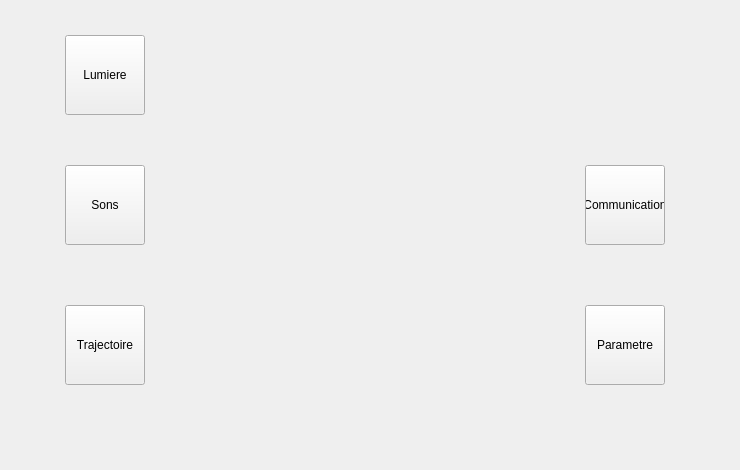
<?xml version="1.0" encoding="UTF-8"?>
<ui version="4.0">
 <class>widget_ui</class>
 <widget class="QWidget" name="widget_ui">
  <property name="geometry">
   <rect>
    <x>0</x>
    <y>0</y>
    <width>740</width>
    <height>470</height>
   </rect>
  </property>
  <property name="minimumSize">
   <size>
    <width>740</width>
    <height>470</height>
   </size>
  </property>
  <property name="maximumSize">
   <size>
    <width>740</width>
    <height>470</height>
   </size>
  </property>
  <property name="baseSize">
   <size>
    <width>740</width>
    <height>470</height>
   </size>
  </property>
  <property name="autoFillBackground">
   <bool>false</bool>
  </property>
  <property name="styleSheet">
   <string notr="true">#widget_ui {
	background-image: url(:/Background/ecran kimeo.png);
}</string>
  </property>
  <layout class="QGridLayout" name="central_layout">
   <property name="sizeConstraint">
    <enum>QLayout::SetDefaultConstraint</enum>
   </property>
   <property name="margin">
    <number>5</number>
   </property>
   <property name="spacing">
    <number>15</number>
   </property>
   <item row="1" column="0">
    <widget class="QWidget" name="widget" native="true">
     <property name="minimumSize">
      <size>
       <width>500</width>
       <height>420</height>
      </size>
     </property>
     <property name="contextMenuPolicy">
      <enum>Qt::DefaultContextMenu</enum>
     </property>
     <widget class="QStackedWidget" name="PageSelector">
      <property name="geometry">
       <rect>
        <x>0</x>
        <y>0</y>
        <width>730</width>
        <height>420</height>
       </rect>
      </property>
      <property name="styleSheet">
       <string notr="true">#pushButton_4{
	color: rgb(0, 0, 0);
}</string>
      </property>
      <property name="currentIndex">
       <number>0</number>
      </property>
      <widget class="QWidget" name="FaceMenu">
       <widget class="QPushButton" name="Light_button">
        <property name="geometry">
         <rect>
          <x>60</x>
          <y>30</y>
          <width>80</width>
          <height>80</height>
         </rect>
        </property>
        <property name="text">
         <string>Lumiere</string>
        </property>
       </widget>
       <widget class="QPushButton" name="Sound_button">
        <property name="geometry">
         <rect>
          <x>60</x>
          <y>160</y>
          <width>80</width>
          <height>80</height>
         </rect>
        </property>
        <property name="text">
         <string>Sons</string>
        </property>
       </widget>
       <widget class="QPushButton" name="Trajectory_button">
        <property name="geometry">
         <rect>
          <x>60</x>
          <y>300</y>
          <width>80</width>
          <height>80</height>
         </rect>
        </property>
        <property name="text">
         <string>Trajectoire</string>
        </property>
       </widget>
       <widget class="QPushButton" name="Com_button">
        <property name="geometry">
         <rect>
          <x>580</x>
          <y>160</y>
          <width>80</width>
          <height>80</height>
         </rect>
        </property>
        <property name="text">
         <string>Communication</string>
        </property>
       </widget>
       <widget class="QPushButton" name="Parameter_Button">
        <property name="geometry">
         <rect>
          <x>580</x>
          <y>300</y>
          <width>80</width>
          <height>80</height>
         </rect>
        </property>
        <property name="text">
         <string>Parametre</string>
        </property>
       </widget>
       <widget class="QPushButton" name="CustomFace_button">
        <property name="geometry">
         <rect>
          <x>580</x>
          <y>30</y>
          <width>80</width>
          <height>80</height>
         </rect>
        </property>
        <property name="focusPolicy">
         <enum>Qt::NoFocus</enum>
        </property>
        <property name="contextMenuPolicy">
         <enum>Qt::DefaultContextMenu</enum>
        </property>
        <property name="styleSheet">
         <string notr="true">#pushButton_4
{
	color: rgb(0, 0, 0);
}</string>
        </property>
        <property name="text">
         <string/>
        </property>
        <property name="icon">
         <iconset resource="ressources/resource.qrc">
          <normaloff>:/ImageIcon/Parameter_Icon.png</normaloff>:/ImageIcon/Parameter_Icon.png</iconset>
        </property>
        <property name="iconSize">
         <size>
          <width>50</width>
          <height>50</height>
         </size>
        </property>
        <property name="flat">
         <bool>true</bool>
        </property>
       </widget>
       <widget class="QWidget" name="FaceDisplayer" native="true">
        <property name="geometry">
         <rect>
          <x>40</x>
          <y>10</y>
          <width>650</width>
          <height>400</height>
         </rect>
        </property>
       </widget>
       <zorder>FaceDisplayer</zorder>
       <zorder>Sound_button</zorder>
       <zorder>CustomFace_button</zorder>
       <zorder>Parameter_Button</zorder>
       <zorder>Com_button</zorder>
       <zorder>Light_button</zorder>
       <zorder>Trajectory_button</zorder>
      </widget>
      <widget class="QWidget" name="CustomFaceMenu">
       <widget class="QPushButton" name="return_button">
        <property name="geometry">
         <rect>
          <x>20</x>
          <y>20</y>
          <width>80</width>
          <height>80</height>
         </rect>
        </property>
        <property name="text">
         <string>Return</string>
        </property>
       </widget>
       <widget class="QLabel" name="Text_Eye">
        <property name="geometry">
         <rect>
          <x>130</x>
          <y>10</y>
          <width>180</width>
          <height>60</height>
         </rect>
        </property>
        <property name="text">
         <string>Eyes Selector</string>
        </property>
       </widget>
       <widget class="QLabel" name="Text_Mouth">
        <property name="geometry">
         <rect>
          <x>410</x>
          <y>10</y>
          <width>180</width>
          <height>60</height>
         </rect>
        </property>
        <property name="text">
         <string>Mouth Selector</string>
        </property>
       </widget>
       <widget class="QComboBox" name="EyeList_1">
        <property name="geometry">
         <rect>
          <x>130</x>
          <y>70</y>
          <width>200</width>
          <height>30</height>
         </rect>
        </property>
       </widget>
       <widget class="QPushButton" name="ok_button">
        <property name="geometry">
         <rect>
          <x>630</x>
          <y>320</y>
          <width>80</width>
          <height>80</height>
         </rect>
        </property>
        <property name="text">
         <string>OK</string>
        </property>
       </widget>
       <widget class="QComboBox" name="MouthList_1">
        <property name="geometry">
         <rect>
          <x>410</x>
          <y>70</y>
          <width>200</width>
          <height>30</height>
         </rect>
        </property>
       </widget>
       <widget class="QComboBox" name="MouthList_2">
        <property name="geometry">
         <rect>
          <x>410</x>
          <y>120</y>
          <width>200</width>
          <height>30</height>
         </rect>
        </property>
       </widget>
       <widget class="QComboBox" name="MouthList_3">
        <property name="geometry">
         <rect>
          <x>410</x>
          <y>170</y>
          <width>200</width>
          <height>30</height>
         </rect>
        </property>
       </widget>
       <widget class="QComboBox" name="EyeList_2">
        <property name="geometry">
         <rect>
          <x>130</x>
          <y>120</y>
          <width>200</width>
          <height>30</height>
         </rect>
        </property>
       </widget>
       <widget class="QComboBox" name="EyeList_3">
        <property name="geometry">
         <rect>
          <x>130</x>
          <y>170</y>
          <width>200</width>
          <height>30</height>
         </rect>
        </property>
       </widget>
      </widget>
      <widget class="QWidget" name="Preview_Face"/>
      <widget class="QWidget" name="TrajectoryDrawer"/>
      <widget class="QWidget" name="LightMenu"/>
      <widget class="QWidget" name="SoundMenu"/>
      <widget class="QWidget" name="Communication"/>
      <widget class="QWidget" name="ParameterMenu"/>
     </widget>
    </widget>
   </item>
   <item row="0" column="0">
    <layout class="QHBoxLayout" name="Bandeau"/>
   </item>
  </layout>
 </widget>
 <layoutdefault spacing="10" margin="11"/>
 <resources>
  <include location="ressources/resource.qrc"/>
 </resources>
 <connections/>
</ui>
